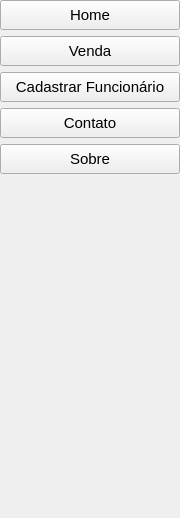
            <widget class="QWidget" name="page">
             <property name="geometry">
              <rect>
               <x>0</x>
               <y>0</y>
               <width>180</width>
               <height>518</height>
              </rect>
             </property>
             <property name="cursor">
              <cursorShape>ArrowCursor</cursorShape>
             </property>
             <attribute name="label">
              <string>MENU</string>
             </attribute>
             <layout class="QVBoxLayout" name="verticalLayout_3">
              <property name="spacing">
               <number>6</number>
              </property>
              <property name="leftMargin">
               <number>0</number>
              </property>
              <property name="topMargin">
               <number>0</number>
              </property>
              <property name="rightMargin">
               <number>0</number>
              </property>
              <property name="bottomMargin">
               <number>0</number>
              </property>
              <item>
               <widget class="QPushButton" name="btnHome">
                <property name="minimumSize">
                 <size>
                  <width>0</width>
                  <height>30</height>
                 </size>
                </property>
                <property name="font">
                 <font>
                  <pointsize>11</pointsize>
                 </font>
                </property>
                <property name="cursor">
                 <cursorShape>PointingHandCursor</cursorShape>
                </property>
                <property name="styleSheet">
                 <string notr="true">QPushButton:pressed{
background-color: rgb(0, 0, 0);
}</string>
                </property>
                <property name="text">
                 <string>Home</string>
                </property>
               </widget>
              </item>
              <item>
               <widget class="QPushButton" name="btnVenda">
                <property name="minimumSize">
                 <size>
                  <width>0</width>
                  <height>30</height>
                 </size>
                </property>
                <property name="font">
                 <font>
                  <pointsize>11</pointsize>
                  <bold>false</bold>
                  <underline>false</underline>
                  <strikeout>false</strikeout>
                  <kerning>true</kerning>
                 </font>
                </property>
                <property name="cursor">
                 <cursorShape>PointingHandCursor</cursorShape>
                </property>
                <property name="styleSheet">
                 <string notr="true">QPushButton:pressed{
background-color: rgb(0, 0, 0);
}</string>
                </property>
                <property name="text">
                 <string>Venda</string>
                </property>
               </widget>
              </item>
              <item>
               <widget class="QPushButton" name="btnCadastrar">
                <property name="minimumSize">
                 <size>
                  <width>0</width>
                  <height>30</height>
                 </size>
                </property>
                <property name="font">
                 <font>
                  <pointsize>11</pointsize>
                 </font>
                </property>
                <property name="cursor">
                 <cursorShape>PointingHandCursor</cursorShape>
                </property>
                <property name="styleSheet">
                 <string notr="true">QPushButton:pressed{
background-color: rgb(0, 0, 0);
}</string>
                </property>
                <property name="text">
                 <string>Cadastrar Funcionário</string>
                </property>
               </widget>
              </item>
              <item>
               <widget class="QPushButton" name="btnContatos">
                <property name="minimumSize">
                 <size>
                  <width>0</width>
                  <height>30</height>
                 </size>
                </property>
                <property name="font">
                 <font>
                  <pointsize>11</pointsize>
                 </font>
                </property>
                <property name="cursor">
                 <cursorShape>PointingHandCursor</cursorShape>
                </property>
                <property name="styleSheet">
                 <string notr="true">QPushButton:pressed{
background-color: rgb(0, 0, 0);
}</string>
                </property>
                <property name="text">
                 <string>Contato</string>
                </property>
               </widget>
              </item>
              <item>
               <widget class="QPushButton" name="btnSobre">
                <property name="minimumSize">
                 <size>
                  <width>0</width>
                  <height>30</height>
                 </size>
                </property>
                <property name="font">
                 <font>
                  <pointsize>11</pointsize>
                 </font>
                </property>
                <property name="cursor">
                 <cursorShape>PointingHandCursor</cursorShape>
                </property>
                <property name="styleSheet">
                 <string notr="true">QPushButton:pressed{
background-color: rgb(0, 0, 0);
}</string>
                </property>
                <property name="text">
                 <string>Sobre</string>
                </property>
               </widget>
              </item>
              <item>
               <spacer name="verticalSpacer">
                <property name="orientation">
                 <enum>Qt::Vertical</enum>
                </property>
                <property name="sizeHint" stdset="0">
                 <size>
                  <width>20</width>
                  <height>40</height>
                 </size>
                </property>
               </spacer>
              </item>
             </layout>
            </widget>
